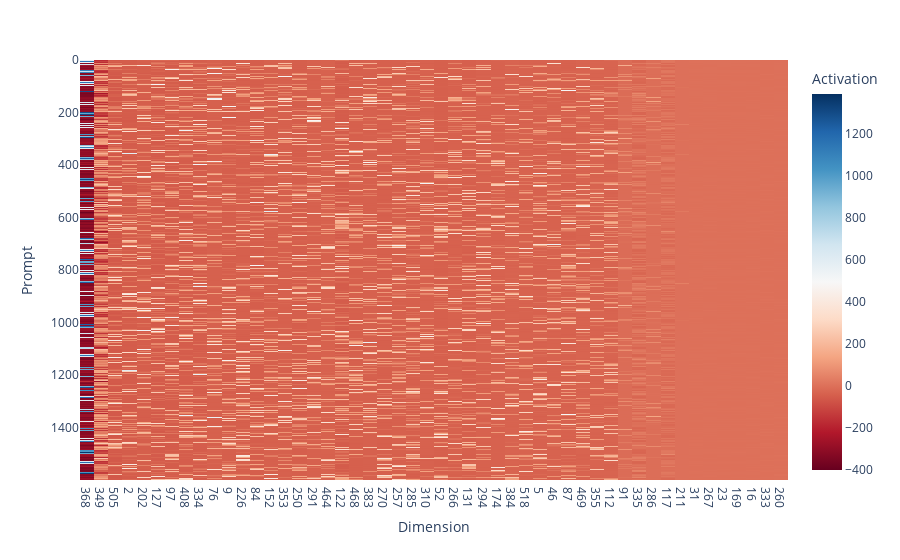

This figure's notebook cell:
### Code cell
@typed
def show_activations(prefixes: list[str], activations: Float[TT, "n d"], perm: Int[TT, "k"]) -> None:
    fig = px.imshow(
        activations[:, perm],
        color_continuous_scale=px.colors.diverging.RdBu,
        labels={"x": "Dimension", "y": "Prompt", "color": "Activation"},
        x=[str(elem.item()) for elem in perm],
        # y=prefixes,
        # zmin=-1,
        # zmax=1,
    )
    fig.show()

stacked = t.stack(activations)
stds = stacked.std(dim=0)
std_argsort = t.tensor(list(stds.argsort())[::-1])
important_dirs = std_argsort[:50]
stacked -= stacked.mean(dim=0, keepdim=True)
# stacked /= stacked.norm(dim=0, keepdim=True)
show_activations(prefixes, stacked, perm=important_dirs)

### Figure 1 — Plotly figure (JSON) as saved in the notebook; plotly's stock layout.template omitted (floating-point values rounded to 4 significant figures; data arrays with more than 128 entries replaced by an {"elided": "..."} marker saying what was removed)
{"data": [{"coloraxis": "coloraxis", "hovertemplate": "Dimension: %{x}<br>Prompt: %{y}<br>Activation: %{z}<extra></extra>", "name": "0", "type": "heatmap", "x": ["368", "349", "505", "2", "202", "127", "97", "408", "334", "76", "9", "226", "84", "152", "353", "250", "291", "464", "122", "468", "383", "270", "257", "285", "310", "52", "266", "131", "294", "174", "384", "518", "5", "46", "87", "469", "355", "112", "91", "335", "286", "117", "211", "31", "267", "23", "169", "16", "333", "260"], "xaxis": "x", "yaxis": "y", "z": {"elided": "1600x50 float values"}}], "layout": {"coloraxis": {"colorbar": {"title": {"text": "Activation"}}, "colorscale": [[0, "rgb(103,0,31)"], [0.1, "rgb(178,24,43)"], [0.2, "rgb(214,96,77)"], [0.3, "rgb(244,165,130)"], [0.4, "rgb(253,219,199)"], [0.5, "rgb(247,247,247)"], [0.6, "rgb(209,229,240)"], [0.7, "rgb(146,197,222)"], [0.8, "rgb(67,147,195)"], [0.9, "rgb(33,102,172)"], [1, "rgb(5,48,97)"]]}, "margin": {"t": 60}, "xaxis": {"anchor": "y", "constrain": "domain", "domain": [0, 1], "scaleanchor": "y", "title": {"text": "Dimension"}}, "yaxis": {"anchor": "x", "autorange": "reversed", "constrain": "domain", "domain": [0, 1], "title": {"text": "Prompt"}}}}
